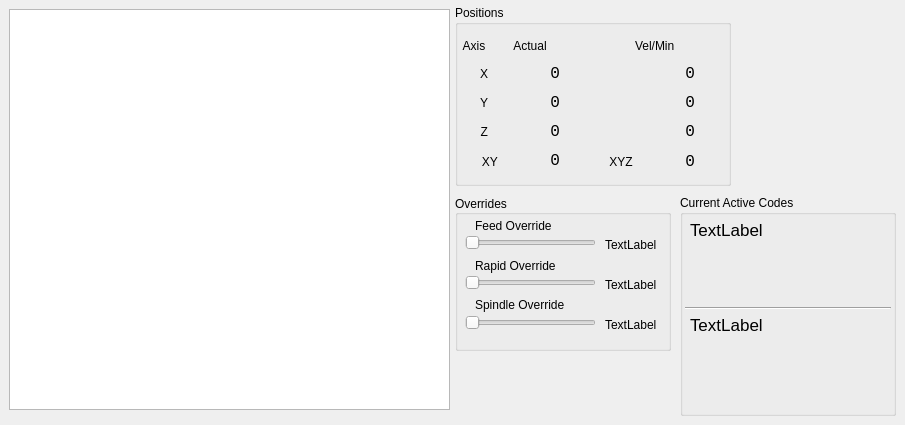
    <widget class="QWidget" name="gcode_tab">
     <attribute name="title">
      <string>G code</string>
     </attribute>
     <widget class="QWidget" name="widget" native="true">
      <property name="geometry">
       <rect>
        <x>9</x>
        <y>400</y>
        <width>805</width>
        <height>16</height>
       </rect>
      </property>
     </widget>
     <widget class="QPlainTextEdit" name="gcode_pte">
      <property name="geometry">
       <rect>
        <x>9</x>
        <y>9</y>
        <width>441</width>
        <height>401</height>
       </rect>
      </property>
      <property name="font">
       <font>
        <family>Latin Modern Mono</family>
        <pointsize>12</pointsize>
        <weight>75</weight>
        <bold>true</bold>
       </font>
      </property>
     </widget>
     <widget class="QGroupBox" name="groupBox_4">
      <property name="geometry">
       <rect>
        <x>455</x>
        <y>195</y>
        <width>216</width>
        <height>156</height>
       </rect>
      </property>
      <property name="title">
       <string>Overrides</string>
      </property>
      <property name="alignment">
       <set>Qt::AlignLeading|Qt::AlignLeft|Qt::AlignVCenter</set>
      </property>
      <widget class="QLabel" name="feedrate_lb">
       <property name="geometry">
        <rect>
         <x>150</x>
         <y>40</y>
         <width>51</width>
         <height>20</height>
        </rect>
       </property>
       <property name="text">
        <string>TextLabel</string>
       </property>
      </widget>
      <widget class="QLabel" name="label_15">
       <property name="geometry">
        <rect>
         <x>20</x>
         <y>60</y>
         <width>131</width>
         <height>21</height>
        </rect>
       </property>
       <property name="text">
        <string>Rapid Override</string>
       </property>
      </widget>
      <widget class="QLabel" name="spindle_override_0_lb">
       <property name="geometry">
        <rect>
         <x>150</x>
         <y>120</y>
         <width>51</width>
         <height>19</height>
        </rect>
       </property>
       <property name="text">
        <string>TextLabel</string>
       </property>
      </widget>
      <widget class="QSlider" name="spindle_override_sl">
       <property name="geometry">
        <rect>
         <x>10</x>
         <y>120</y>
         <width>131</width>
         <height>16</height>
        </rect>
       </property>
       <property name="orientation">
        <enum>Qt::Horizontal</enum>
       </property>
      </widget>
      <widget class="QLabel" name="label_12">
       <property name="geometry">
        <rect>
         <x>20</x>
         <y>20</y>
         <width>131</width>
         <height>21</height>
        </rect>
       </property>
       <property name="text">
        <string>Feed Override</string>
       </property>
      </widget>
      <widget class="QSlider" name="feed_override_sl">
       <property name="geometry">
        <rect>
         <x>10</x>
         <y>40</y>
         <width>131</width>
         <height>16</height>
        </rect>
       </property>
       <property name="orientation">
        <enum>Qt::Horizontal</enum>
       </property>
       <property name="tickPosition">
        <enum>QSlider::NoTicks</enum>
       </property>
       <property name="tickInterval">
        <number>0</number>
       </property>
      </widget>
      <widget class="QLabel" name="rapidrate_lb">
       <property name="geometry">
        <rect>
         <x>150</x>
         <y>80</y>
         <width>51</width>
         <height>19</height>
        </rect>
       </property>
       <property name="text">
        <string>TextLabel</string>
       </property>
      </widget>
      <widget class="QSlider" name="rapid_override_sl">
       <property name="geometry">
        <rect>
         <x>10</x>
         <y>80</y>
         <width>131</width>
         <height>16</height>
        </rect>
       </property>
       <property name="orientation">
        <enum>Qt::Horizontal</enum>
       </property>
      </widget>
      <widget class="QLabel" name="label_16">
       <property name="geometry">
        <rect>
         <x>20</x>
         <y>100</y>
         <width>131</width>
         <height>20</height>
        </rect>
       </property>
       <property name="text">
        <string>Spindle Override</string>
       </property>
      </widget>
      <widget class="QPushButton" name="pushButton_4">
       <property name="geometry">
        <rect>
         <x>20</x>
         <y>370</y>
         <width>96</width>
         <height>21</height>
        </rect>
       </property>
       <property name="text">
        <string>G0 X0 Y0 Z0</string>
       </property>
       <property name="function" stdset="0">
        <string>mdi</string>
       </property>
       <property name="command" stdset="0">
        <string>G0 X0 Y0 Z0</string>
       </property>
      </widget>
      <widget class="QPushButton" name="pushButton_5">
       <property name="geometry">
        <rect>
         <x>125</x>
         <y>370</y>
         <width>96</width>
         <height>21</height>
        </rect>
       </property>
       <property name="text">
        <string>G0 X0 Y0</string>
       </property>
       <property name="function" stdset="0">
        <string>mdi</string>
       </property>
       <property name="command" stdset="0">
        <string>G0 X0 Y0</string>
       </property>
      </widget>
     </widget>
     <widget class="QGroupBox" name="groupBox_15">
      <property name="geometry">
       <rect>
        <x>455</x>
        <y>5</y>
        <width>276</width>
        <height>181</height>
       </rect>
      </property>
      <property name="title">
       <string>Positions</string>
      </property>
      <widget class="QLabel" name="label_41">
       <property name="geometry">
        <rect>
         <x>5</x>
         <y>57</y>
         <width>28</width>
         <height>23</height>
        </rect>
       </property>
       <property name="text">
        <string>X</string>
       </property>
       <property name="alignment">
        <set>Qt::AlignRight|Qt::AlignTrailing|Qt::AlignVCenter</set>
       </property>
      </widget>
      <widget class="QLabel" name="label_46">
       <property name="geometry">
        <rect>
         <x>5</x>
         <y>86</y>
         <width>28</width>
         <height>23</height>
        </rect>
       </property>
       <property name="text">
        <string>Y</string>
       </property>
       <property name="alignment">
        <set>Qt::AlignRight|Qt::AlignTrailing|Qt::AlignVCenter</set>
       </property>
      </widget>
      <widget class="QLabel" name="joint_vel_min_0_lb">
       <property name="geometry">
        <rect>
         <x>180</x>
         <y>57</y>
         <width>60</width>
         <height>23</height>
        </rect>
       </property>
       <property name="minimumSize">
        <size>
         <width>60</width>
         <height>0</height>
        </size>
       </property>
       <property name="font">
        <font>
         <family>Monospace</family>
         <pointsize>12</pointsize>
        </font>
       </property>
       <property name="text">
        <string>0</string>
       </property>
       <property name="alignment">
        <set>Qt::AlignRight|Qt::AlignTrailing|Qt::AlignVCenter</set>
       </property>
       <property name="precision" stdset="0">
        <string>2</string>
       </property>
      </widget>
      <widget class="QLabel" name="label_50">
       <property name="geometry">
        <rect>
         <x>180</x>
         <y>30</y>
         <width>60</width>
         <height>21</height>
        </rect>
       </property>
       <property name="text">
        <string>Vel/Min</string>
       </property>
      </widget>
      <widget class="QLabel" name="three_vel_lb">
       <property name="geometry">
        <rect>
         <x>180</x>
         <y>145</y>
         <width>60</width>
         <height>23</height>
        </rect>
       </property>
       <property name="minimumSize">
        <size>
         <width>60</width>
         <height>0</height>
        </size>
       </property>
       <property name="font">
        <font>
         <family>Monospace</family>
         <pointsize>12</pointsize>
        </font>
       </property>
       <property name="text">
        <string>0</string>
       </property>
       <property name="alignment">
        <set>Qt::AlignRight|Qt::AlignTrailing|Qt::AlignVCenter</set>
       </property>
       <property name="joint_0" stdset="0">
        <number>0</number>
       </property>
       <property name="joint_1" stdset="0">
        <number>1</number>
       </property>
       <property name="joint_2" stdset="0">
        <number>2</number>
       </property>
       <property name="precision" stdset="0">
        <string>2</string>
       </property>
      </widget>
      <widget class="QLabel" name="label_51">
       <property name="geometry">
        <rect>
         <x>45</x>
         <y>30</y>
         <width>60</width>
         <height>21</height>
        </rect>
       </property>
       <property name="minimumSize">
        <size>
         <width>0</width>
         <height>0</height>
        </size>
       </property>
       <property name="text">
        <string>Actual</string>
       </property>
       <property name="alignment">
        <set>Qt::AlignCenter</set>
       </property>
      </widget>
      <widget class="QLabel" name="joint_vel_min_2_lb">
       <property name="geometry">
        <rect>
         <x>180</x>
         <y>115</y>
         <width>60</width>
         <height>23</height>
        </rect>
       </property>
       <property name="minimumSize">
        <size>
         <width>60</width>
         <height>0</height>
        </size>
       </property>
       <property name="font">
        <font>
         <family>Monospace</family>
         <pointsize>12</pointsize>
        </font>
       </property>
       <property name="text">
        <string>0</string>
       </property>
       <property name="alignment">
        <set>Qt::AlignRight|Qt::AlignTrailing|Qt::AlignVCenter</set>
       </property>
       <property name="precision" stdset="0">
        <string>2</string>
       </property>
      </widget>
      <widget class="QLabel" name="label_52">
       <property name="geometry">
        <rect>
         <x>5</x>
         <y>30</y>
         <width>28</width>
         <height>21</height>
        </rect>
       </property>
       <property name="text">
        <string>Axis</string>
       </property>
       <property name="alignment">
        <set>Qt::AlignCenter</set>
       </property>
      </widget>
      <widget class="QLabel" name="two_vel_lb">
       <property name="geometry">
        <rect>
         <x>45</x>
         <y>144</y>
         <width>60</width>
         <height>23</height>
        </rect>
       </property>
       <property name="minimumSize">
        <size>
         <width>60</width>
         <height>0</height>
        </size>
       </property>
       <property name="font">
        <font>
         <family>Monospace</family>
         <pointsize>12</pointsize>
        </font>
       </property>
       <property name="text">
        <string>0</string>
       </property>
       <property name="alignment">
        <set>Qt::AlignRight|Qt::AlignTrailing|Qt::AlignVCenter</set>
       </property>
       <property name="joint_0" stdset="0">
        <number>0</number>
       </property>
       <property name="joint_1" stdset="0">
        <number>1</number>
       </property>
       <property name="precision" stdset="0">
        <string>1</string>
       </property>
      </widget>
      <widget class="QLabel" name="label_53">
       <property name="geometry">
        <rect>
         <x>5</x>
         <y>145</y>
         <width>41</width>
         <height>23</height>
        </rect>
       </property>
       <property name="text">
        <string>XY </string>
       </property>
       <property name="alignment">
        <set>Qt::AlignRight|Qt::AlignTrailing|Qt::AlignVCenter</set>
       </property>
      </widget>
      <widget class="QLabel" name="label_54">
       <property name="geometry">
        <rect>
         <x>5</x>
         <y>115</y>
         <width>28</width>
         <height>23</height>
        </rect>
       </property>
       <property name="text">
        <string>Z</string>
       </property>
       <property name="alignment">
        <set>Qt::AlignRight|Qt::AlignTrailing|Qt::AlignVCenter</set>
       </property>
      </widget>
      <widget class="QLabel" name="joint_vel_min_1_lb">
       <property name="geometry">
        <rect>
         <x>180</x>
         <y>86</y>
         <width>60</width>
         <height>23</height>
        </rect>
       </property>
       <property name="minimumSize">
        <size>
         <width>60</width>
         <height>0</height>
        </size>
       </property>
       <property name="font">
        <font>
         <family>Monospace</family>
         <pointsize>12</pointsize>
        </font>
       </property>
       <property name="text">
        <string>0</string>
       </property>
       <property name="alignment">
        <set>Qt::AlignRight|Qt::AlignTrailing|Qt::AlignVCenter</set>
       </property>
       <property name="precision" stdset="0">
        <string>2</string>
       </property>
      </widget>
      <widget class="QLabel" name="actual_lb_x">
       <property name="geometry">
        <rect>
         <x>45</x>
         <y>57</y>
         <width>60</width>
         <height>23</height>
        </rect>
       </property>
       <property name="minimumSize">
        <size>
         <width>60</width>
         <height>0</height>
        </size>
       </property>
       <property name="font">
        <font>
         <family>Monospace</family>
         <pointsize>12</pointsize>
        </font>
       </property>
       <property name="text">
        <string>0</string>
       </property>
       <property name="alignment">
        <set>Qt::AlignRight|Qt::AlignTrailing|Qt::AlignVCenter</set>
       </property>
      </widget>
      <widget class="QLabel" name="label_55">
       <property name="geometry">
        <rect>
         <x>145</x>
         <y>145</y>
         <width>36</width>
         <height>23</height>
        </rect>
       </property>
       <property name="text">
        <string>XYZ </string>
       </property>
       <property name="alignment">
        <set>Qt::AlignRight|Qt::AlignTrailing|Qt::AlignVCenter</set>
       </property>
      </widget>
      <widget class="QLabel" name="actual_lb_y">
       <property name="geometry">
        <rect>
         <x>45</x>
         <y>86</y>
         <width>60</width>
         <height>23</height>
        </rect>
       </property>
       <property name="minimumSize">
        <size>
         <width>60</width>
         <height>0</height>
        </size>
       </property>
       <property name="font">
        <font>
         <family>Monospace</family>
         <pointsize>12</pointsize>
        </font>
       </property>
       <property name="text">
        <string>0</string>
       </property>
       <property name="alignment">
        <set>Qt::AlignRight|Qt::AlignTrailing|Qt::AlignVCenter</set>
       </property>
      </widget>
      <widget class="QLabel" name="actual_lb_z">
       <property name="geometry">
        <rect>
         <x>45</x>
         <y>115</y>
         <width>60</width>
         <height>23</height>
        </rect>
       </property>
       <property name="minimumSize">
        <size>
         <width>60</width>
         <height>0</height>
        </size>
       </property>
       <property name="font">
        <font>
         <family>Monospace</family>
         <pointsize>12</pointsize>
        </font>
       </property>
       <property name="text">
        <string>0</string>
       </property>
       <property name="alignment">
        <set>Qt::AlignRight|Qt::AlignTrailing|Qt::AlignVCenter</set>
       </property>
      </widget>
     </widget>
     <widget class="QGroupBox" name="groupBox_9">
      <property name="geometry">
       <rect>
        <x>680</x>
        <y>195</y>
        <width>216</width>
        <height>221</height>
       </rect>
      </property>
      <property name="title">
       <string>Current Active Codes</string>
      </property>
      <widget class="QLabel" name="gcodes_lb">
       <property name="geometry">
        <rect>
         <x>10</x>
         <y>25</y>
         <width>201</width>
         <height>81</height>
        </rect>
       </property>
       <property name="font">
        <font>
         <pointsize>13</pointsize>
        </font>
       </property>
       <property name="frameShape">
        <enum>QFrame::NoFrame</enum>
       </property>
       <property name="text">
        <string>TextLabel</string>
       </property>
       <property name="alignment">
        <set>Qt::AlignLeading|Qt::AlignLeft|Qt::AlignTop</set>
       </property>
       <property name="wordWrap">
        <bool>true</bool>
       </property>
      </widget>
      <widget class="QLabel" name="mcodes_lb">
       <property name="geometry">
        <rect>
         <x>10</x>
         <y>120</y>
         <width>201</width>
         <height>61</height>
        </rect>
       </property>
       <property name="font">
        <font>
         <pointsize>13</pointsize>
        </font>
       </property>
       <property name="frameShape">
        <enum>QFrame::NoFrame</enum>
       </property>
       <property name="text">
        <string>TextLabel</string>
       </property>
       <property name="alignment">
        <set>Qt::AlignLeading|Qt::AlignLeft|Qt::AlignTop</set>
       </property>
       <property name="wordWrap">
        <bool>true</bool>
       </property>
      </widget>
      <widget class="Line" name="line_5">
       <property name="geometry">
        <rect>
         <x>5</x>
         <y>105</y>
         <width>206</width>
         <height>16</height>
        </rect>
       </property>
       <property name="orientation">
        <enum>Qt::Horizontal</enum>
       </property>
      </widget>
     </widget>
    </widget>
